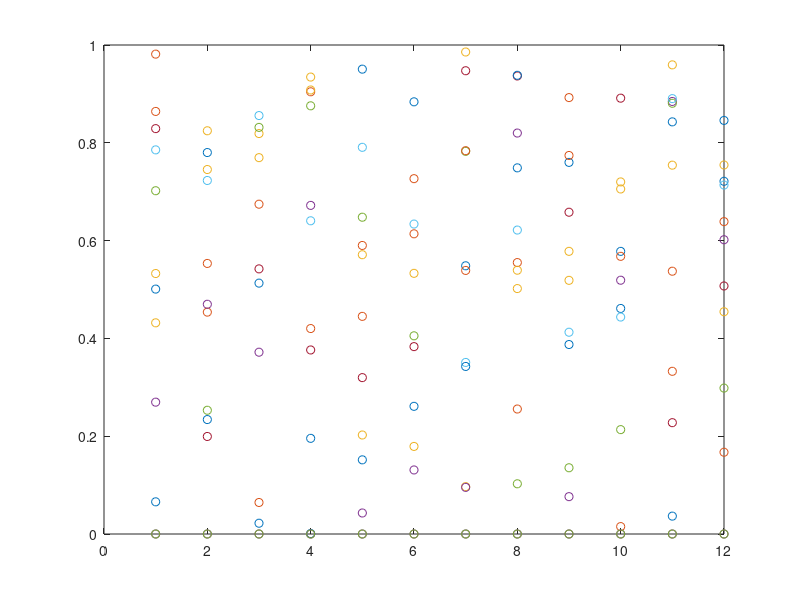

The MATLAB script that drew this image:
clc; clear
rng('default')
pause_time = rand(12,1);

A = zeros(12,10);

parfor j = 1:12
    rng('default')
    pause(pause_time)
    rng('shuffle')
    for i = 1:10
%          rng('shuffle')
        A(i,j) = rand()
    end
    
end
%%
plot(A', 'linestyle', 'none', 'marker', 'o')

% % fileID = fopen(['test_',num2str(j), '.txt'],'w');
% % fprintf(fileID,'%6.2f', rand(10,1));
% % fclose(fileID);
% 
% fileID = fopen(['test_', num2str(12), '.txt'],'w')
% fprintf(fileID,'%8.4f', rand(10,1));
% fclose(fileID);
